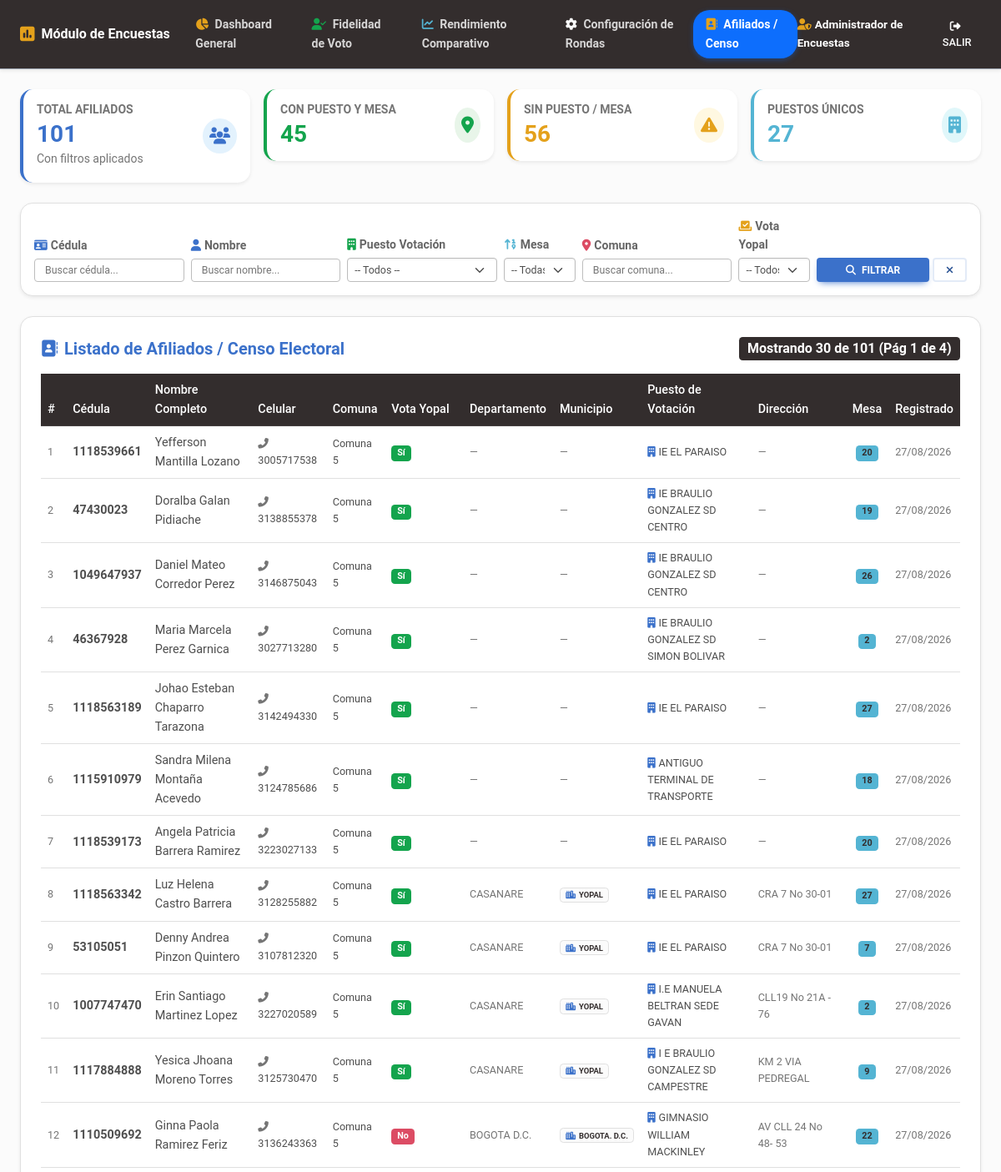
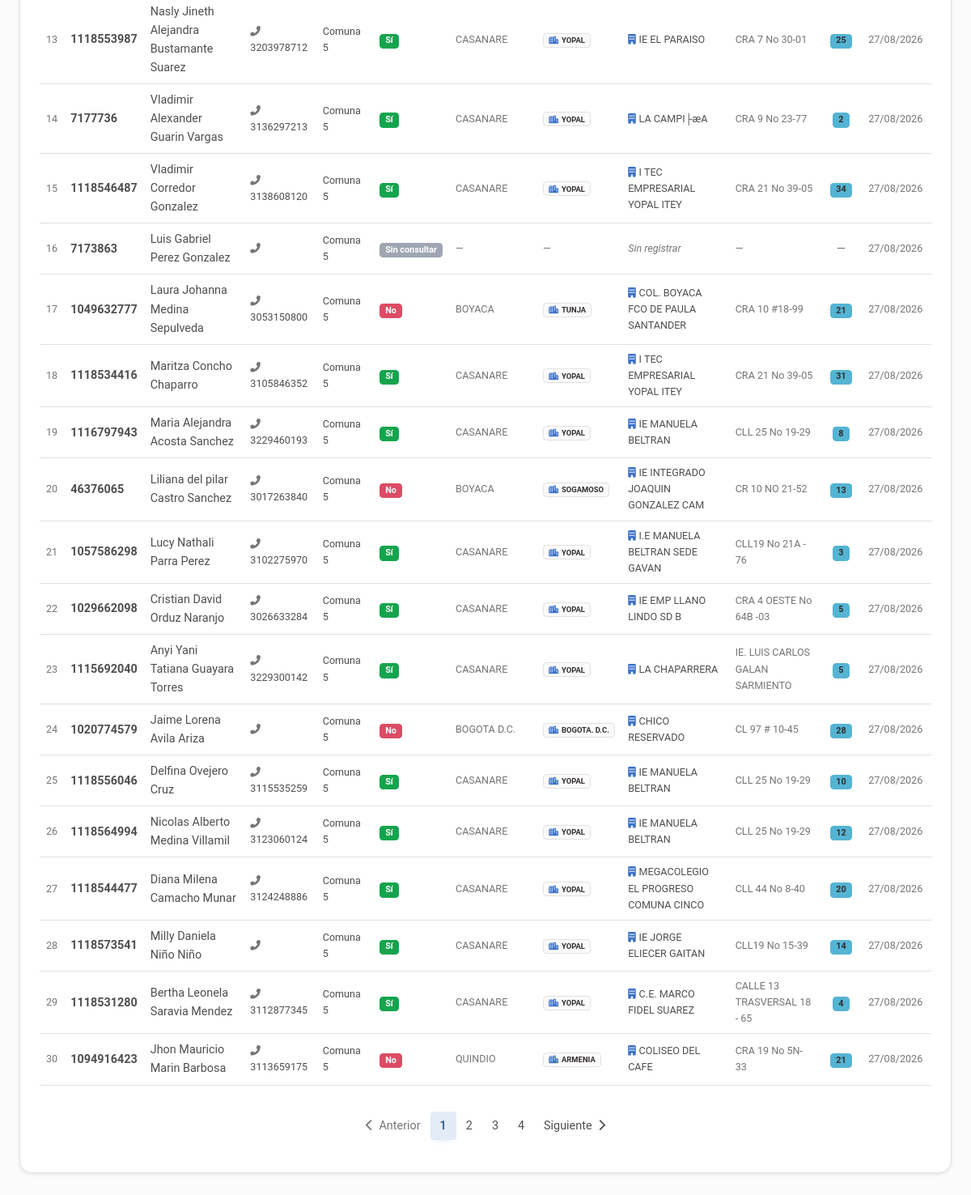
The app's page /admin_encuestas/afiliados.php (signed in), older data (2 pictures, top to bottom).
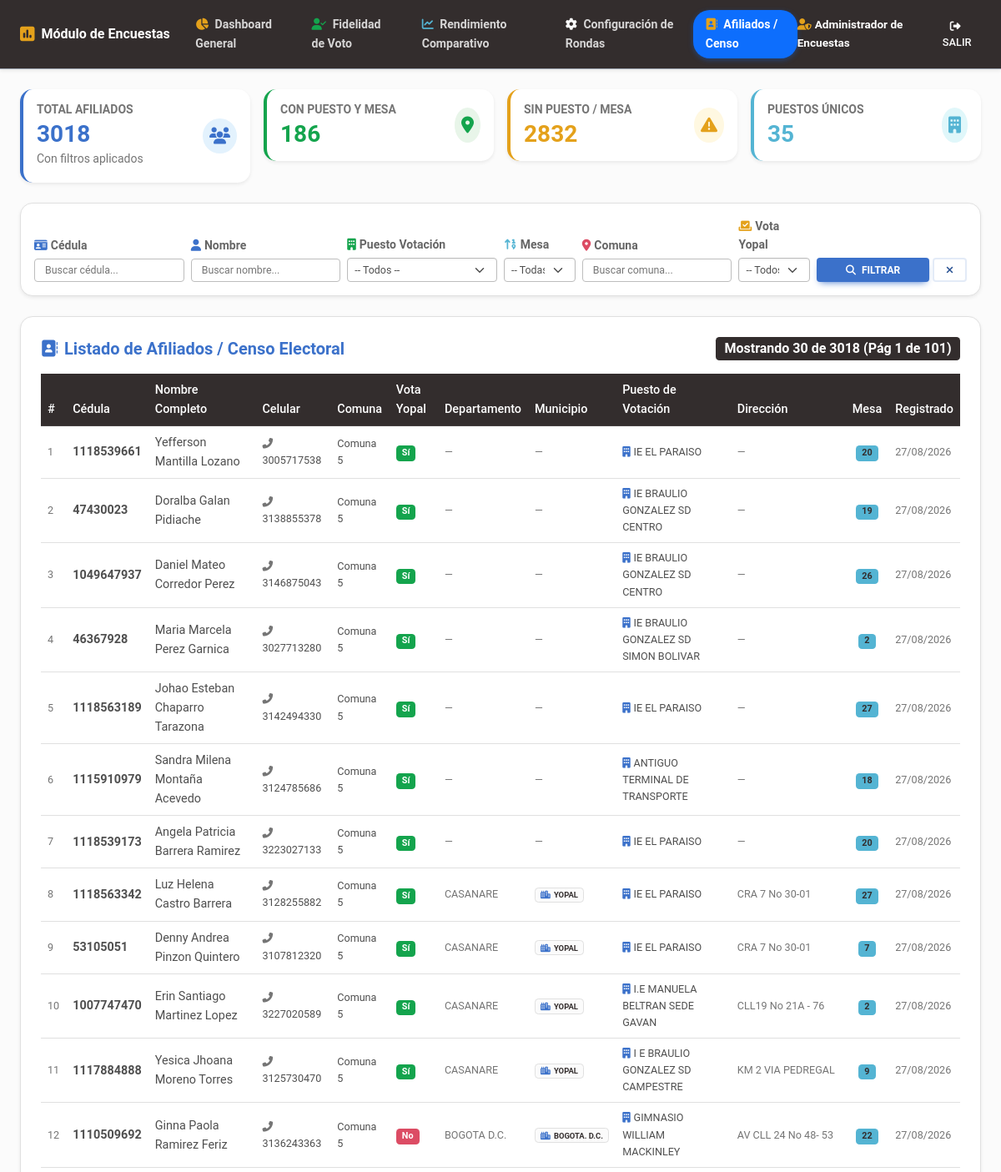
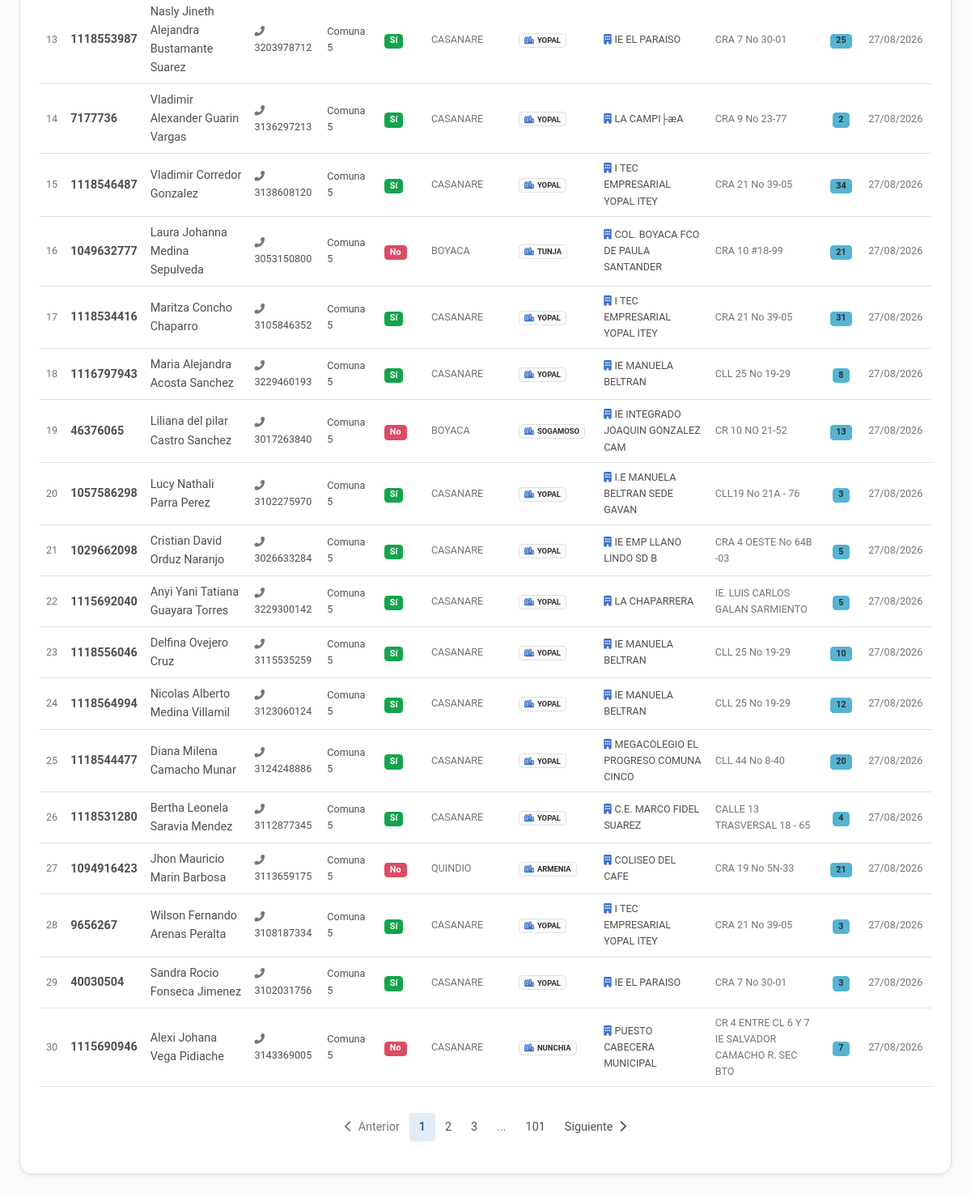
The same page, newer data (2 pictures, top to bottom).
### tables this page shows
CREATE TABLE `referidos` (
  `id` int(11) NOT NULL AUTO_INCREMENT,
  `cedula` varchar(20) NOT NULL,
  `nombres` varchar(100) NOT NULL,
  `apellidos` varchar(100) NOT NULL,
  `correo` varchar(120) NOT NULL,
  `celular` varchar(20) NOT NULL,
  `comuna` varchar(80) NOT NULL DEFAULT 'Comuna 1',
  `votante_yopal` varchar(50) NOT NULL DEFAULT 'Si',
  `departamento` varchar(100) DEFAULT NULL,
  `municipio` varchar(100) DEFAULT NULL,
  `puesto_votacion` varchar(150) DEFAULT NULL,
  `direccion_votacion` varchar(200) DEFAULT NULL,
  `mesa_votacion` varchar(50) DEFAULT NULL,
  `referido_por_tipo` enum('usuario','referido') NOT NULL,
  `referido_por_id` int(11) NOT NULL,
  `lider_raiz_id` int(11) NOT NULL,
  `usuario_id` int(11) DEFAULT NULL,
  `autorizacion_datos` tinyint(1) NOT NULL DEFAULT 1,
  `ip_registro` varchar(45) DEFAULT NULL,
  `hash_dispositivo` varchar(64) DEFAULT NULL,
  `codigo_referido` varchar(30) NOT NULL,
  `creado_en` datetime DEFAULT current_timestamp(),
  PRIMARY KEY (`id`),
  UNIQUE KEY `cedula` (`cedula`),
  UNIQUE KEY `codigo_referido` (`codigo_referido`),
  KEY `usuario_id` (`usuario_id`),
  KEY `lider_raiz_id` (`lider_raiz_id`),
  CONSTRAINT `referidos_ibfk_1` FOREIGN KEY (`usuario_id`) REFERENCES `usuarios` (`id`) ON DELETE SET NULL,
  CONSTRAINT `referidos_ibfk_2` FOREIGN KEY (`lider_raiz_id`) REFERENCES `usuarios` (`id`)
);

### config/security.php (called while the page is built, shortened)
<?php
function e($string) {
    if (strpos($string, '├') !== false || strpos($string, 'Ã') !== false) {
        $string = str_replace(
            ['├¡', '├│', '├í', '├®', '├║', '├▒', '├┴', '├┬', '├═', '├ô', '├Ü', 'Ã¡', 'Ã©', 'Ã\xAD', 'Ã³', 'Ãº', 'Ã±'],
            ['í', 'ó', 'á', 'é', 'ú', 'ñ', 'Á', 'É', 'Í', 'Ó', 'Ú', 'á', 'é', 'í', 'ó', 'ú', 'ñ'],
            $string
        );
    }
    return htmlspecialchars($string, ENT_QUOTES, 'UTF-8');
}
function sanitizeInput($data) {
    $data = trim($data);
    $data = stripslashes($data);
    return $data;
}

### admin_encuestas/afiliados.php (the view, shortened to what the changed rows need)
<?php
require_once __DIR__ . '/../config/security.php';
$pdo = getDB();
$filtroPuesto = sanitizeInput($_GET['puesto'] ?? '');
$filtroMesa   = sanitizeInput($_GET['mesa'] ?? '');
$filtroCedula = sanitizeInput($_GET['cedula'] ?? '');
$filtroNombre = sanitizeInput($_GET['nombre'] ?? '');
$filtroComuna = sanitizeInput($_GET['comuna'] ?? '');
$filtroVotante = sanitizeInput($_GET['votante'] ?? '');
$pagina = max(1, (int)($_GET['page'] ?? 1));
$limite = 30;
$offset = ($pagina - 1) * $limite;
$where = [];
$params = [];
$whereSQL = !empty($where) ? "WHERE " . implode(" AND ", $where) : "";
$stmtCount = $pdo->prepare("SELECT COUNT(*) FROM referidos r $whereSQL");
$stmtCount->execute($params);
$totalRegistros = $stmtCount->fetchColumn();
$totalPaginas = max(1, ceil($totalRegistros / $limite));
$stmtDatos = $pdo->prepare("
    SELECT r.id, r.cedula, r.nombres, r.apellidos,
           CONCAT(r.nombres, ' ', r.apellidos) AS nombre_completo,
           r.celular, r.comuna, r.votante_yopal,
           r.departamento, r.municipio,
           r.puesto_votacion, r.direccion_votacion, r.mesa_votacion, r.creado_en
    FROM referidos r
    $whereSQL
    ORDER BY r.id ASC
    LIMIT $limite OFFSET $offset
");
$stmtDatos->execute($params);
$afiliados = $stmtDatos->fetchAll();
$stmtPuestos = $pdo->query("SELECT DISTINCT puesto_votacion FROM referidos WHERE puesto_votacion IS NOT NULL AND puesto_votacion != '' ORDER BY puesto_votacion ASC");
$listaPuestos = $stmtPuestos->fetchAll(PDO::FETCH_COLUMN);
$stmtConPuesto = $pdo->query("SELECT COUNT(*) FROM referidos WHERE puesto_votacion IS NOT NULL AND puesto_votacion != ''");
$totalConPuesto = $stmtConPuesto->fetchColumn();
$stmtSinPuesto = $pdo->query("SELECT COUNT(*) FROM referidos WHERE puesto_votacion IS NULL OR puesto_votacion = ''");
$totalSinPuesto = $stmtSinPuesto->fetchColumn();
function buildUrl($page, $params) {
    $query = $params;
    $query['page'] = $page;
    return '?' . http_build_query($query);
}
$filtrosActuales = array_filter([
    'puesto' => $filtroPuesto, 'mesa' => $filtroMesa,
    'cedula' => $filtroCedula, 'nombre' => $filtroNombre,
    'comuna' => $filtroComuna, 'votante' => $filtroVotante,
]);
$rangoVista = 2;
$inicioPag = max(1, $pagina - $rangoVista);
$finPag = min($totalPaginas, $pagina + $rangoVista);
?>
<!DOCTYPE html>
<html lang="es">
<head>
    <link rel="stylesheet" href="https://cdnjs.cloudflare.com/ajax/libs/font-awesome/6.4.0/css/all.min.css">
    <link rel="stylesheet" href="https://cdnjs.cloudflare.com/ajax/libs/mdb-ui-kit/6.4.0/mdb.min.css">
    <link rel="stylesheet" href="../assets/css/custom.css">
</head>
<body class="bg-light">
<div class="container-fluid px-4 py-4">
    <div class="row g-3 mb-4">
        <div class="col-md-3">
            <div class="card card-custom bg-white border-start border-4 border-primary p-3 shadow-sm">
                <div class="d-flex align-items-center justify-content-between">
                    <div>
                        <h6 class="text-uppercase text-muted fw-bold small mb-1">Total Afiliados</h6>
                        <h3 class="fw-bold text-primary mb-0"><?= $totalRegistros ?></h3>
                        <span class="small text-muted">Con filtros aplicados</span>
                    </div>
                </div>
            </div>
        </div>
        <div class="col-md-3">
            <div class="card card-custom bg-white border-start border-4 border-success p-3 shadow-sm">
                <div class="d-flex align-items-center justify-content-between">
                    <div>
                        <h6 class="text-uppercase text-muted fw-bold small mb-1">Con Puesto y Mesa</h6>
                        <h3 class="fw-bold text-success mb-0"><?= $totalConPuesto ?></h3>
                    </div>
                </div>
            </div>
        </div>
        <div class="col-md-3">
            <div class="card card-custom bg-white border-start border-4 border-warning p-3 shadow-sm">
                <div class="d-flex align-items-center justify-content-between">
                    <div>
                        <h6 class="text-uppercase text-muted fw-bold small mb-1">Sin Puesto / Mesa</h6>
                        <h3 class="fw-bold text-warning mb-0"><?= $totalSinPuesto ?></h3>
                    </div>
                </div>
            </div>
        </div>
        <div class="col-md-3">
            <div class="card card-custom bg-white border-start border-4 border-info p-3 shadow-sm">
                <div class="d-flex align-items-center justify-content-between">
                    <div>
                        <h6 class="text-uppercase text-muted fw-bold small mb-1">Puestos Únicos</h6>
                        <h3 class="fw-bold text-info mb-0"><?= count($listaPuestos) ?></h3>
                    </div>
                </div>
            </div>
        </div>
    </div>
    <div class="card card-custom shadow-sm border mb-4">
        <div class="card-body p-4">
            <div class="d-flex justify-content-between align-items-center mb-3">
                <h5 class="fw-bold text-primary mb-0">
                    <i class="fas fa-address-book me-2"></i>Listado de Afiliados / Censo Electoral
                </h5>
                <span class="badge bg-dark fs-6">
                    Mostrando <?= count($afiliados) ?> de <?= $totalRegistros ?> (Pág <?= $pagina ?> de <?= $totalPaginas ?>)
                </span>
            </div>
            <div class="table-responsive">
                <table class="table table-hover align-middle table-sm">
                    <thead class="table-dark">
                        <tr>
                            <th>#</th>
                            <th>Cédula</th>
                            <th>Nombre Completo</th>
                            <th>Celular</th>
                            <th>Comuna</th>
                            <th>Vota Yopal</th>
                            <th>Departamento</th>
                            <th>Municipio</th>
                            <th>Puesto de Votación</th>
                            <th>Dirección</th>
                            <th>Mesa</th>
                            <th>Registrado</th>
                        </tr>
                    </thead>
                    <tbody>
                        <?php if (empty($afiliados)): ?>
                            <tr>
                                <td colspan="12" class="text-center py-4 text-muted">
                                    <i class="fas fa-search fa-2x mb-2 d-block text-secondary"></i>
                                    No se encontraron afiliados con los filtros aplicados.
                                </td>
                            </tr>
                        <?php else: ?>
                            <?php foreach ($afiliados as $i => $af): ?>
                                <tr>
                                    <td class="text-muted small"><?= $offset + $i + 1 ?></td>
                                    <td class="fw-bold"><?= e($af['cedula']) ?></td>
                                    <td><?= e($af['nombre_completo']) ?></td>
                                    <td class="small"><i class="fas fa-phone-alt me-1 text-muted"></i><?= e($af['celular']) ?></td>
                                    <td class="small"><?= e($af['comuna']) ?></td>
                                    <td>
                                        <?php if ($af['votante_yopal'] === 'Si'): ?>
                                            <span class="badge bg-success">Sí</span>
                                        <?php elseif ($af['votante_yopal'] === 'Quiero inscribir'): ?>
                                            <span class="badge bg-warning text-dark">Inscribirá</span>
                                        <?php elseif ($af['votante_yopal'] === 'No'): ?>
                                            <span class="badge bg-danger">No</span>
                                        <?php else: ?>
                                            <span class="badge bg-secondary"><?= e($af['votante_yopal'] ?: 'N/A') ?></span>
                                        <?php endif; ?>
                                    </td>
                                    <td class="small text-muted"><?= e($af['departamento'] ?? '—') ?></td>
                                    <td class="small">
                                        <?php if (!empty($af['municipio'])): ?>
                                            <span class="badge bg-light text-dark border"><i class="fas fa-city me-1 text-primary"></i><?= e($af['municipio']) ?></span>
                                        <?php else: ?>
                                            <span class="text-muted">—</span>
                                        <?php endif; ?>
                                    </td>
                                    <td class="small">
                                        <?php if (!empty($af['puesto_votacion'])): ?>
                                            <i class="fas fa-building me-1 text-primary"></i><?= e($af['puesto_votacion']) ?>
                                        <?php else: ?>
                                            <span class="text-muted fst-italic">Sin registrar</span>
                                        <?php endif; ?>
                                    </td>
                                    <td class="small text-muted"><?= e($af['direccion_votacion'] ?? '—') ?></td>
                                    <td class="text-center">
                                        <?php if (!empty($af['mesa_votacion'])): ?>
                                            <span class="badge bg-info text-dark fw-bold"><?= e($af['mesa_votacion']) ?></span>
                                        <?php else: ?>
                                            <span class="text-muted">—</span>
                                        <?php endif; ?>
                                    </td>
                                    <td class="small text-muted"><?= date('d/m/Y', strtotime($af['creado_en'])) ?></td>
                                </tr>
                            <?php endforeach; ?>
                        <?php endif; ?>
                    </tbody>
                </table>
            </div>
            <?php if ($totalPaginas > 1): ?>
                <nav aria-label="Navegación de afiliados" class="mt-3">
                    <ul class="pagination justify-content-center flex-wrap">
                        <?php for ($p = $inicioPag; $p <= $finPag; $p++): ?>
                            <li class="page-item <?= ($p === $pagina) ? 'active' : '' ?>">
                                <a class="page-link" href="<?= buildUrl($p, $filtrosActuales) ?>"><?= $p ?></a>
                            </li>
                        <?php endfor; ?>
                        <?php if ($finPag < $totalPaginas): ?>
                            <?php if ($finPag < $totalPaginas - 1): ?>
                                <li class="page-item disabled"><span class="page-link">...</span></li>
                            <?php endif; ?>
                            <li class="page-item"><a class="page-link" href="<?= buildUrl($totalPaginas, $filtrosActuales) ?>"><?= $totalPaginas ?></a></li>
                        <?php endif; ?>
                    </ul>
                </nav>
            <?php endif; ?>
        </div>
    </div>
</div>
</body>
</html>

Row changes from the older to the newer data that the page shows:
removed referidos: i "16", cedula "7173863", nombre_completo "Luis Gabriel Perez Gonzalez", comuna "Comuna 5", votante_yopal "Sin consultar", departamento "—", shows "Sin registrar", direccion_votacion "—", creado_en "27/08/2026"
removed referidos: i "24", cedula "1020774579", nombre_completo "Jaime Lorena Avila Ariza", comuna "Comuna 5", votante_yopal "No", departamento "BOGOTA D.C.", municipio "BOGOTA. D.C.", puesto_votacion "CHICO RESERVADO", direccion_votacion "CL 97 # 10-45", mesa_votacion "28", creado_en "27/08/2026"
removed referidos: i "28", cedula "1118573541", nombre_completo "Milly Daniela Niño Niño", comuna "Comuna 5", votante_yopal "Sí", departamento "CASANARE", municipio "YOPAL", puesto_votacion "IE JORGE ELIECER GAITAN", direccion_votacion "CLL19 No 15-39", mesa_votacion "14", creado_en "27/08/2026"
changed referidos "COL. BOYACA FCO DE PAULA SANTANDER": i "17" → "16"
changed referidos (number 17 of 30 on the later page): i "18" → "17"
changed referidos (number 18 of 30 on the later page): i "19" → "18"
changed referidos "IE INTEGRADO JOAQUIN GONZALEZ CAM": i "20" → "19"
changed referidos (number 20 of 30 on the later page): i "21" → "20"
changed referidos "IE EMP LLANO LINDO SD B": i "22" → "21"
changed referidos "LA CHAPARRERA": i "23" → "22"
changed referidos (number 23 of 30 on the later page): i "25" → "23"
changed referidos (number 24 of 30 on the later page): i "26" → "24"
changed referidos "MEGACOLEGIO EL PROGRESO COMUNA CINCO": i "27" → "25"
changed referidos "C.E. MARCO FIDEL SUAREZ": i "29" → "26"
changed referidos "QUINDIO": i "30" → "27"
now on this page (row edited): referidos: i "28", cedula "9656267", nombre_completo "Wilson Fernando Arenas Peralta", celular "3108187334", comuna "Comuna 5", votante_yopal "Sí", departamento "CASANARE", municipio "YOPAL", puesto_votacion "I TEC EMPRESARIAL YOPAL ITEY", direccion_votacion "CRA 21 No 39-05", mesa_votacion "3", creado_en "27/08/2026"
now on this page (row edited): referidos: i "29", cedula "40030504", nombre_completo "Sandra Rocio Fonseca Jimenez", celular "3102031756", comuna "Comuna 5", votante_yopal "Sí", departamento "CASANARE", municipio "YOPAL", puesto_votacion "IE EL PARAISO", direccion_votacion "CRA 7 No 30-01", mesa_votacion "3", creado_en "27/08/2026"
now on this page (row edited): referidos: i "30", cedula "1115690946", nombre_completo "Alexi Johana Vega Pidiache", celular "3143369005", comuna "Comuna 5", votante_yopal "No", departamento "CASANARE", municipio "NUNCHIA", puesto_votacion "PUESTO CABECERA MUNICIPAL", direccion_votacion "CR 4 ENTRE CL 6 Y 7 IE SALVADOR CAMACHO R. SEC BTO", mesa_votacion "7", creado_en "27/08/2026"
Text that changed along with them:
$totalRegistros: "101" → "3018"
$totalConPuesto: "45" → "186"
$totalSinPuesto: "56" → "2832"
count($listaPuestos): "27" → "35"
$totalPaginas: "4" → "101"
